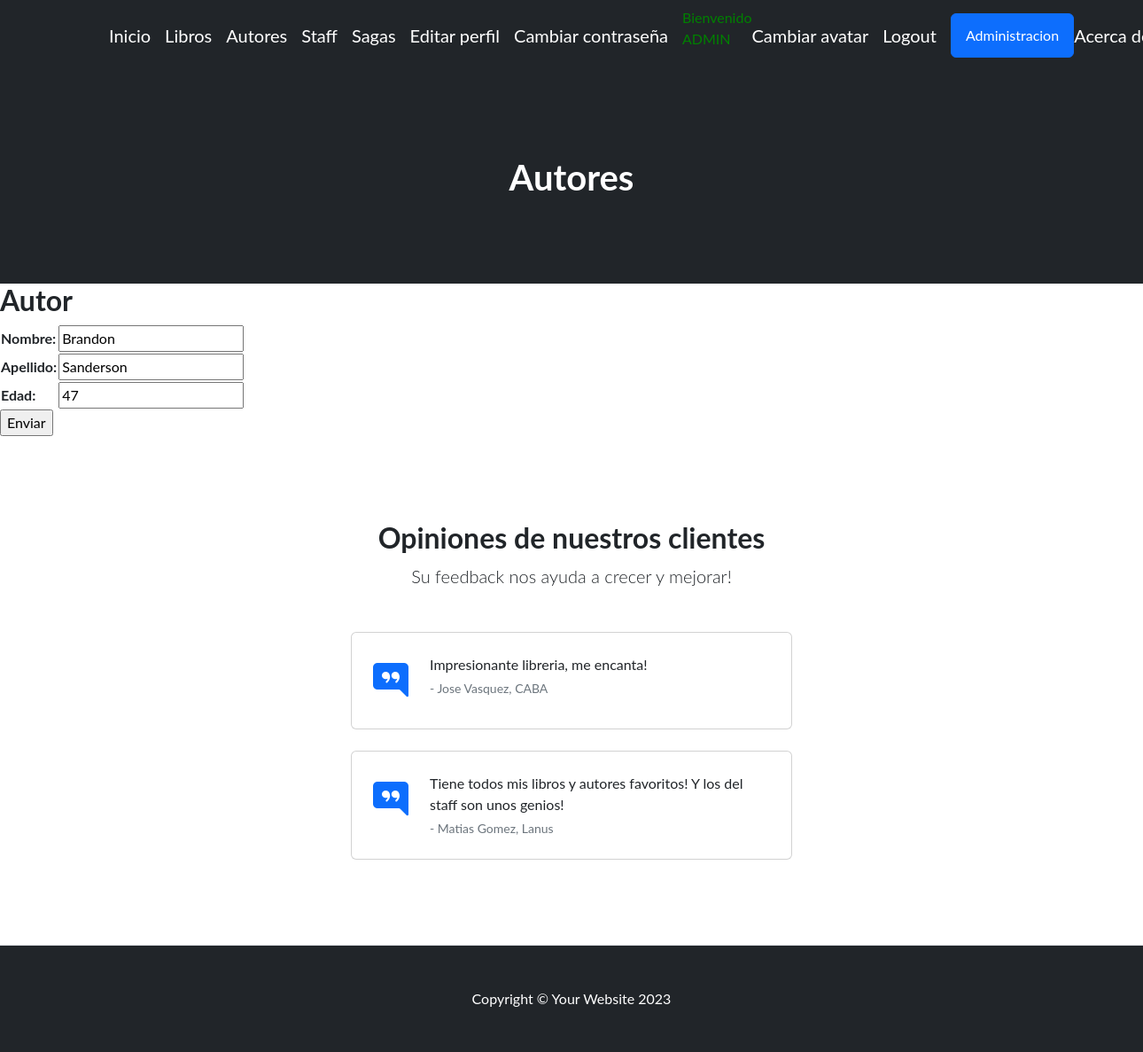
/miaplicacion/update_autor/1/ (signed in), run on the app's committed database.
### miaplicacion/models.py (models this page shows, shortened)
class Autor(models.Model):
    nombre = models.CharField(max_length=50)
    apellido = models.CharField(max_length=50)
    edad = models.IntegerField()

### miaplicacion/views.py (the view)
# urls.py: path('update_autor/<int:pk>/', autorUpdate.as_view(), name="update_autor"),
class autorUpdate(LoginRequiredMixin, UpdateView):
    model = Autor
    fields = ['nombre', 'apellido', 'edad']
    success_url = reverse_lazy('Autores')

### miaplicacion/templates/miaplicacion/autor_form.html (shortened to what this page needs)
{% extends 'miaplicacion/base.html' %}
{% load static %}
{% block cabecera %}Autores{% endblock cabecera %}
{% block contenido %}
    <h2>Autor</h2>
    <form action="" method="POST">
        <table>
            {{ form.as_table }}
        </table>
        <input type="submit" value="Enviar">
    </form>
{% endblock contenido %}

### miaplicacion/templates/miaplicacion/base.html (shortened to what this page needs)
<!DOCTYPE html>
<html lang="en">
    <head>
        {% load static %}
        <link href="https://cdn.jsdelivr.net/npm/bootstrap-icons@1.4.1/font/bootstrap-icons.css" rel="stylesheet" />
        <link rel="stylesheet" href="https://cdnjs.cloudflare.com/ajax/libs/font-awesome/6.4.0/css/all.min.css">
        <link href="{% static 'miaplicacion/css/styles.css' %}" rel="stylesheet" />
    </head>
    <body>
        <nav class="navbar navbar-expand-lg navbar-dark bg-dark">
            <div class="container px-5">
                <a class="navbar-brand" href="{% url 'Inicio' %}">Inicio</a>
                {% if user.is_authenticated %}
                    <a class="navbar-brand" href="{% url 'Libros' %}">Libros</a>
                    <a class="navbar-brand" href="{% url 'Autores' %}">Autores</a>
                    <a class="navbar-brand" href="{% url 'Staff' %}">Staff</a>
                    <a class="navbar-brand" href="{% url 'Sagas' %}">Sagas</a>
                    <a class="navbar-brand" href="{% url 'editar_perfil' %}">Editar perfil</a>
                    <a class="navbar-brand" href="{% url 'editar_password' %}">Cambiar contraseña</a>
                    <p style="color:green">Bienvenido {{user.username|upper}}
                    <a class="navbar-brand" href="{% url 'agregar_avatar' %}">Cambiar avatar</a>
                    <a class="navbar-brand" href="{% url 'logout' %}">Logout</a>
                    <a class="btn btn-primary" href="{% url 'admin:index' %}">Administracion</a>
                {% else %}
                    <a class="btn btn-info" href="{% url 'login' %}">Login</a>
                    <a class="btn btn-info" href="{% url 'register' %}">Registrarse</a>
                {% endif %}
                <a class="navbar-brand" href="{% url 'acerca_de_mi' %}">Acerca de mi</a>
            </div>
        </nav>
        <header class="bg-dark py-5">
            <div class="container px-5">
                <div class="row gx-5 justify-content-center">
                    <div class="col-lg-6">
                        <div class="text-center my-5">
                            <h1 class="mb-5" style="color:white">
                                {% block cabecera %}{% endblock cabecera %}
                            </h1>
                        </div>
                    </div>
                </div>
            </div>
        </header>
        {% block contenido %}
        {% endblock contenido %}
        <section class="py-5 border-bottom">
            <div class="container px-5 my-5 px-5">
                <div class="text-center mb-5">
                    <h2 class="fw-bolder">Opiniones de nuestros clientes</h2>
                    <p class="lead mb-0">Su feedback nos ayuda a crecer y mejorar!</p>
                </div>
                <div class="row gx-5 justify-content-center">
                    <div class="col-lg-6">
                        <div class="card mb-4">
                            <div class="card-body p-4">
                                <div class="d-flex">
                                    <div class="flex-shrink-0"><i class="bi bi-chat-right-quote-fill text-primary fs-1"></i></div>
                                    <div class="ms-4">
                                        <p class="mb-1">Impresionante libreria, me encanta!</p>
                                        <div class="small text-muted">- Jose Vasquez, CABA</div>
                                    </div>
                                </div>
                            </div>
                        </div>
                        <div class="card">
                            <div class="card-body p-4">
                                <div class="d-flex">
                                    <div class="flex-shrink-0"><i class="bi bi-chat-right-quote-fill text-primary fs-1"></i></div>
                                    <div class="ms-4">
                                        <p class="mb-1">Tiene todos mis libros y autores favoritos! Y los del staff son unos genios!</p>
                                        <div class="small text-muted">- Matias Gomez, Lanus</div>
                                    </div>
                                </div>
                            </div>
                        </div>
                    </div>
                </div>
            </div>
        </section>
        <footer class="py-5 bg-dark">
            <div class="container px-5"><p class="m-0 text-center text-white">Copyright &copy; Your Website 2023</p></div>
        </footer>
    </body>
</html>

### data on the page
Autor: nombre "Brandon", apellido "Sanderson", edad "47"

### other printed values
{{ user.username|upper }} "ADMIN"
